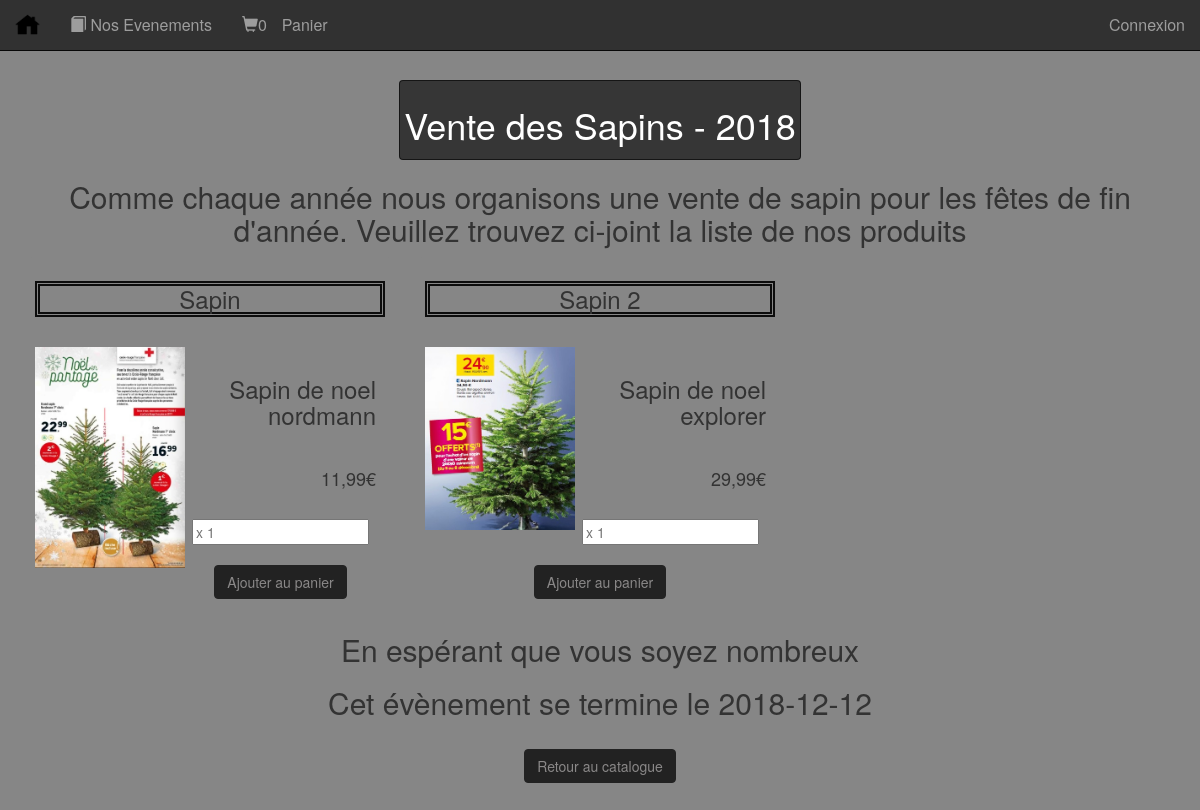
/index.php/Visiteur/EvenementMarchand/12/2018, run on the app's committed database.
### tables this page shows
CREATE TABLE IF NOT EXISTS `ge_evenement` (
  `Annee` int(11) NOT NULL,
  `NoEvenement` int(11) NOT NULL,
  `DateMiseEnLigne` date DEFAULT NULL,
  `DateMiseHorsLigne` date DEFAULT NULL,
  `TxtHTMLEntete` text,
  `TxtHTMLCorps` text NOT NULL,
  `TxtHTMLPiedDePage` text,
  `ImgEntete` varchar(60) DEFAULT NULL,
  `ImgPiedDePage` varchar(60) DEFAULT NULL,
  `EmailInformationHTML` text,
  `EnCours` tinyint(1) NOT NULL,
  PRIMARY KEY (`Annee`,`NoEvenement`)
);

CREATE TABLE IF NOT EXISTS `ge_produit` (
  `NoEvenement` int(11) NOT NULL,
  `Annee` int(11) NOT NULL,
  `NoProduit` int(11) NOT NULL,
  `LibelleHTML` text NOT NULL,
  `LibelleCourt` varchar(128) NOT NULL,
  `Prix` decimal(10,2) NOT NULL,
  `Img_Produit` varchar(60) DEFAULT NULL,
  `Stock` int(11) DEFAULT NULL,
  `NumeroOrdreApparition` smallint(6) NOT NULL,
  `Etre_Ticket` tinyint(1) DEFAULT NULL,
  `ImgTicket` varchar(60) DEFAULT NULL,
  PRIMARY KEY (`NoEvenement`,`Annee`,`NoProduit`),
  KEY `I_FK_GE_PRODUIT_GE_EV_MARCHAND` (`Annee`,`NoEvenement`)
);

### application/controllers/Visiteur.php (called while the page is built, shortened)
<?php
class Visiteur extends CI_Controller
{
   public function __construct()
   {
      $this->load->model('ModeleCommande');
      $this->load->model('ModeleIdentifiantSite');
      $this->load->model('ModeleEvenement', 'mEven');
      $this->load->model('ModelePersonne');
      $this->load->model('ModeleProduit','mProd');
      $this->load->library('user_agent');
   }
   public function indexVisiteur($vue, $donnees = NULL, $vue2= null, $donnees2=null)
   {
      $this->load->view('templates/EntetePrincipal');
      $this->load->view('templates/EnteteNavbar');
      $this->load->view($vue,$donnees);
      $this->load->view('templates/PiedDePagePrincipal');
   }
   public function EvenementMarchand($noEvenement = NULL, $annee=NULL)
   {
      $DonneesProduit['lesProduits'] = $this->mProd->obtenirLesProduits($noEvenement, $annee);
      $DonneesProduit['unEvenementMarchand'] = $this->mEven->retournerEvenements($noEvenement, $annee);
      $DonneesProduit['prodPanier']=$this->cart->contents();
      if (empty($DonneesProduit['unEvenementMarchand']))
      {
         show_404();
      }
      else
      {
         $this->indexVisiteur('visiteur/vueEvenementMarchand', $DonneesProduit);
      }
   }
}

### index.php (called while the page is built, shortened)
<?php
require_once BASEPATH.'core/CodeIgniter.php';

### application/models/ModeleEvenement.php (called while the page is built, shortened)
<?php
class ModeleEvenement extends CI_Model
{
   public function retournerEvenements($pNoEvenement = FALSE)
   {
         $maListe = $this->db->get_where('ge_evenement', array('NoEvenement' => $pNoEvenement));
         return $maListe->row_array();
   }
}

### application/models/ModeleProduit.php (called while the page is built, shortened)
<?php
class ModeleProduit extends CI_Model
{
   public function obtenirLesProduits($pNoEvenement, $pAnnee)
   {
      $criteres="NoEvenement = '$pNoEvenement' And Annee = '$pAnnee'";
      $this->db->where($criteres);
      $query = $this->db->get('ge_produit');
      return $query->result();
   }
}

### application/views/visiteur/vueEvenementMarchand.php (the view, shortened to what this page needs)
<?php
$submit=array(
    'name'      =>'submit',
    'value'     =>'Ajouter au panier',
    'class'     =>'btn btn-primary'
);
$qty = array(
    'min'           =>  '0',
    'step'          =>  '1',
    'type'          =>  'number',
    'name'          =>  'qty',
    'placeholder'   =>  'x 1',
    'size'          =>  '5'
);
echo "<thead>\n";
    echo '<div class="container-fluid" align="center" width="80%">';
        echo '<tr>';
            echo '<td>';
                echo '<div  class="img-thumbnail">';
                    echo '<h1>'.$unEvenementMarchand['TxtHTMLEntete'].'</h1>';
                echo '</div>';
            echo '</td>';
        echo '</tr>';
        echo '<tr>';
            echo '<td>';
                echo '<h2>'.$unEvenementMarchand['TxtHTMLCorps'].'</h2>';
            echo '</td>';
        echo '</tr>';
    echo '</div>';
echo "</thead>";
echo "<tbody>";
echo '<div class="col-lg-12">';
    if(isset($lesProduits))
    {
        foreach($lesProduits as $unProduit)
        {
            $libelle            = $unProduit->LibelleCourt;
            $libHTML            = $unProduit->LibelleHTML;
            $prix               = $unProduit->Prix;
            $image              = $unProduit->Img_Produit;
            echo '<div class="col-sm-3 col-lg-4 col-md-3">';
                echo '<div class="thumbnail">';
                    echo '<h3 class="encadre" align="center">' .$libelle.'</h3>';
                    if(empty($image))
                    {
                        echo '<img class="pull-left" width="150" src="'.base_url().'assets/img_site/Pas_dimage_disponible.svg'.'"class="img-thumbnail" />';
                    }
                    else
                    {
                        echo '<img class="pull-left" width="150" src="'.base_url().'assets/images/'.$image.'"class="img-thumbnail" />';
                    }
                    echo '<div class="caption" align="right">';
                        echo '<h3>'.$libHTML.'</h3>';
                        echo '<h4>'.number_format($prix,2, ',',' ').'€</h4>';
                        echo form_open('Visiteur/ajoutPanier');
                        echo '<div align="center">';
                            echo form_input($qty);
                        echo '</div>';
                        echo '<div align="center">';
                            echo form_submit($submit);
                        echo '</div>';
                        echo form_close();
                    echo '</div>';
                echo '</div>';
            echo '</div>';
        }
    }
echo '</div>';
echo '</tbody>';
echo "<tfoot\n";
    echo '<div class="container">';
        echo '<tr>';
            echo '<td>';
                echo '<h2 align="center">'.$unEvenementMarchand['TxtHTMLPiedDePage'].'</h2>';
            echo '</td>';
        echo '</tr>';
        echo '<tr>';
            echo '<td>';
                echo '<h2 align="center">Cet évènement se termine le '.$unEvenementMarchand['DateMiseHorsLigne'].'</h2>';
            echo '</td>';
        echo '</tr>';
echo '<div align="center">';
    echo '<a href="';
        echo site_url('Visiteur/catalogueEvenement');
        echo '"><button class="btn btn-primary">Retour au catalogue</button>';
    echo '</a>';
echo '</div>';
?>

### data on the page
ge_evenement: TxtHTMLEntete "Vente des Sapins - 2018", TxtHTMLCorps "Comme chaque année nous organisons une vente de sapin pour les fêtes de fin d'année. Veuillez trouvez ci-joint la liste de nos produits", TxtHTMLPiedDePage "En espérant que vous soyez nombreux", DateMiseHorsLigne "2018-12-12"
ge_produit: LibelleCourt "Sapin", Img_Produit (picture), LibelleHTML "Sapin de noel nordmann", Prix "11,99"
ge_produit: LibelleCourt "Sapin 2", Img_Produit (picture), LibelleHTML "Sapin de noel explorer", Prix "29,99"

### other printed values
$this->cart->total_items() "0"
